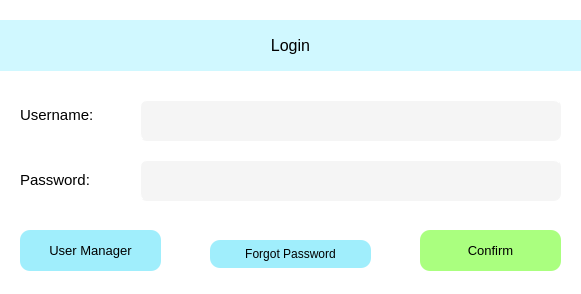
<?xml version="1.0" encoding="UTF-8"?>
<ui version="4.0">
 <class>Login</class>
 <widget class="QWidget" name="Login">
  <property name="geometry">
   <rect>
    <x>0</x>
    <y>0</y>
    <width>581</width>
    <height>294</height>
   </rect>
  </property>
  <property name="windowTitle">
   <string>Form</string>
  </property>
  <property name="styleSheet">
   <string notr="true">BACKGROUND-COLOR: rgb(255, 255, 255)</string>
  </property>
  <widget class="QPushButton" name="PB_Confirm">
   <property name="geometry">
    <rect>
     <x>420</x>
     <y>230</y>
     <width>141</width>
     <height>41</height>
    </rect>
   </property>
   <property name="font">
    <font>
     <pointsize>10</pointsize>
    </font>
   </property>
   <property name="toolTip">
    <string>&lt;html&gt;&lt;head/&gt;&lt;body&gt;&lt;p&gt;Confirm username and password to log in&lt;/p&gt;&lt;/body&gt;&lt;/html&gt;</string>
   </property>
   <property name="styleSheet">
    <string notr="true">BACKGROUND-COLOR: rgb(170, 255, 127);
BORDER-COLOR: rgb(170, 255, 127);
BORDER-RADIUS: 10px;
BORDER-STYLE: outset;
</string>
   </property>
   <property name="text">
    <string>Confirm</string>
   </property>
  </widget>
  <widget class="QPushButton" name="PB_UserManager">
   <property name="geometry">
    <rect>
     <x>20</x>
     <y>230</y>
     <width>141</width>
     <height>41</height>
    </rect>
   </property>
   <property name="font">
    <font>
     <pointsize>10</pointsize>
    </font>
   </property>
   <property name="toolTip">
    <string>&lt;html&gt;&lt;head/&gt;&lt;body&gt;&lt;p&gt;Change your password, create new users, and delete existing users&lt;/p&gt;&lt;/body&gt;&lt;/html&gt;</string>
   </property>
   <property name="styleSheet">
    <string notr="true">BACKGROUND-COLOR: rgb(160, 238, 252);
BORDER-COLOR: rgb(160, 238. 252);
BORDER-RADIUS: 10px;
BORDER-STYLE: outset;
</string>
   </property>
   <property name="text">
    <string>User Manager</string>
   </property>
  </widget>
  <widget class="QLabel" name="LAB_Login">
   <property name="geometry">
    <rect>
     <x>0</x>
     <y>20</y>
     <width>581</width>
     <height>51</height>
    </rect>
   </property>
   <property name="layoutDirection">
    <enum>Qt::LeftToRight</enum>
   </property>
   <property name="styleSheet">
    <string notr="true">BACKGROUND-COLOR: rgb(208, 248, 255);
</string>
   </property>
   <property name="text">
    <string>&lt;html&gt;&lt;head/&gt;&lt;body&gt;&lt;p&gt;&lt;span style=&quot; font-size:12pt;&quot;&gt;Login&lt;/span&gt;&lt;/p&gt;&lt;/body&gt;&lt;/html&gt;</string>
   </property>
   <property name="alignment">
    <set>Qt::AlignCenter</set>
   </property>
  </widget>
  <widget class="QLabel" name="LAB_Username">
   <property name="geometry">
    <rect>
     <x>20</x>
     <y>100</y>
     <width>91</width>
     <height>31</height>
    </rect>
   </property>
   <property name="text">
    <string>&lt;html&gt;&lt;head/&gt;&lt;body&gt;&lt;p&gt;&lt;span style=&quot; font-size:11pt;&quot;&gt;Username:&lt;/span&gt;&lt;/p&gt;&lt;/body&gt;&lt;/html&gt;</string>
   </property>
  </widget>
  <widget class="QLabel" name="LAB_Password">
   <property name="geometry">
    <rect>
     <x>20</x>
     <y>170</y>
     <width>81</width>
     <height>21</height>
    </rect>
   </property>
   <property name="text">
    <string>&lt;html&gt;&lt;head/&gt;&lt;body&gt;&lt;p&gt;&lt;span style=&quot; font-size:11pt;&quot;&gt;Password:&lt;/span&gt;&lt;/p&gt;&lt;/body&gt;&lt;/html&gt;</string>
   </property>
  </widget>
  <widget class="QPushButton" name="PB_ForgotPassword">
   <property name="geometry">
    <rect>
     <x>210</x>
     <y>240</y>
     <width>161</width>
     <height>28</height>
    </rect>
   </property>
   <property name="layoutDirection">
    <enum>Qt::LeftToRight</enum>
   </property>
   <property name="styleSheet">
    <string notr="true">BACKGROUND-COLOR: rgb(160, 238, 252);
BORDER-COLOR: rgb(160, 238. 252);
BORDER-RADIUS: 10px;
BORDER-STYLE: outset;
</string>
   </property>
   <property name="text">
    <string>Forgot Password</string>
   </property>
  </widget>
  <widget class="QTextBrowser" name="textBrowser">
   <property name="geometry">
    <rect>
     <x>140</x>
     <y>100</y>
     <width>421</width>
     <height>41</height>
    </rect>
   </property>
   <property name="styleSheet">
    <string notr="true">BACKGROUND-COLOR: rgb(245, 245, 245);
BORDER-COLOR: rgb(245, 245, 245);
BORDER-RADIUS: 7px;
BORDER-WIDTH: 1px;
BORDER-STYLE: outset;</string>
   </property>
  </widget>
  <widget class="QTextBrowser" name="textBrowser_2">
   <property name="geometry">
    <rect>
     <x>140</x>
     <y>160</y>
     <width>421</width>
     <height>41</height>
    </rect>
   </property>
   <property name="styleSheet">
    <string notr="true">BACKGROUND-COLOR: rgb(245, 245, 245);
BORDER-COLOR: rgb(245, 245, 245);
BORDER-RADIUS: 7px;
BORDER-WIDTH: 1px;
BORDER-STYLE: outset;</string>
   </property>
  </widget>
 </widget>
 <resources/>
 <connections/>
</ui>
